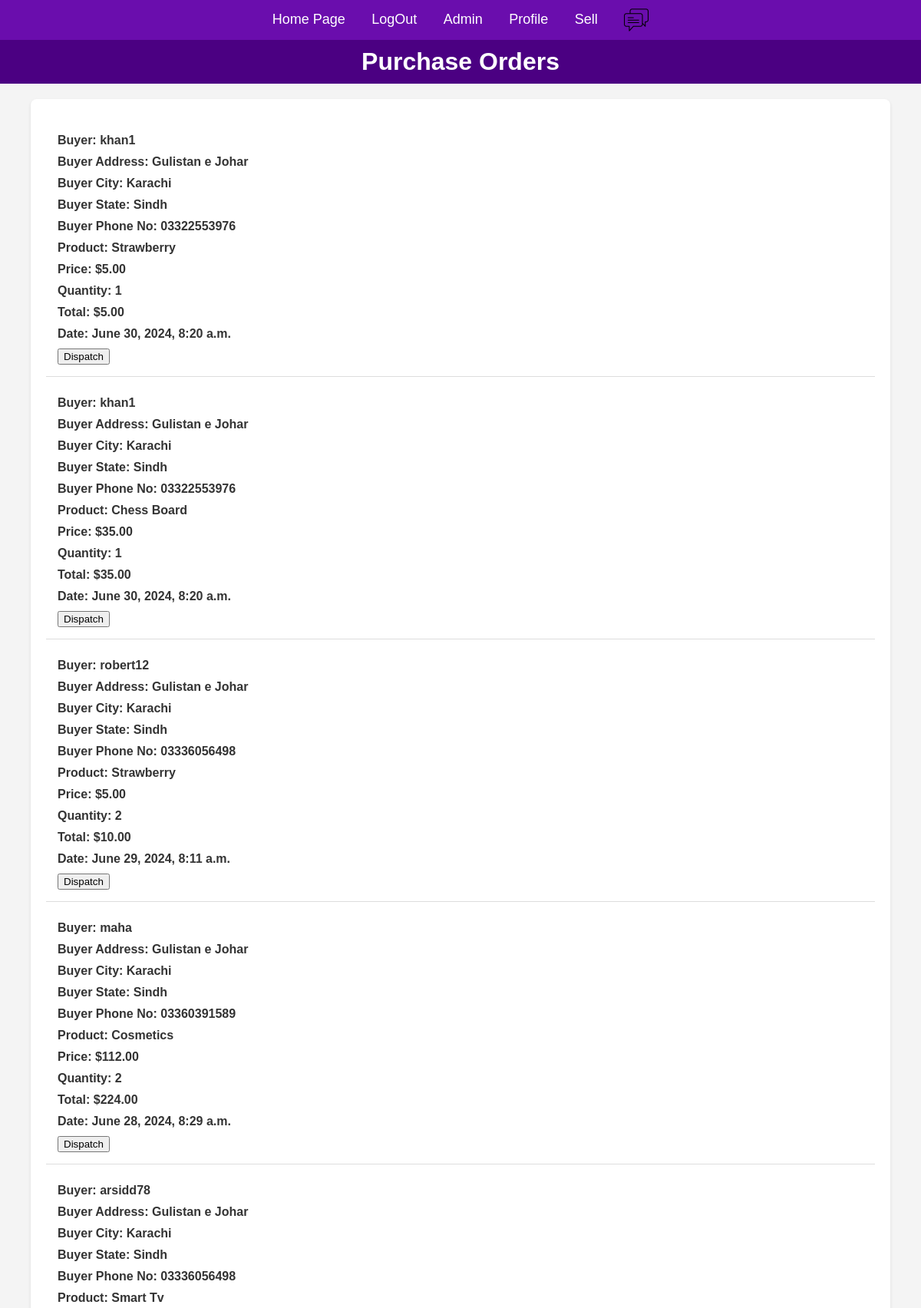
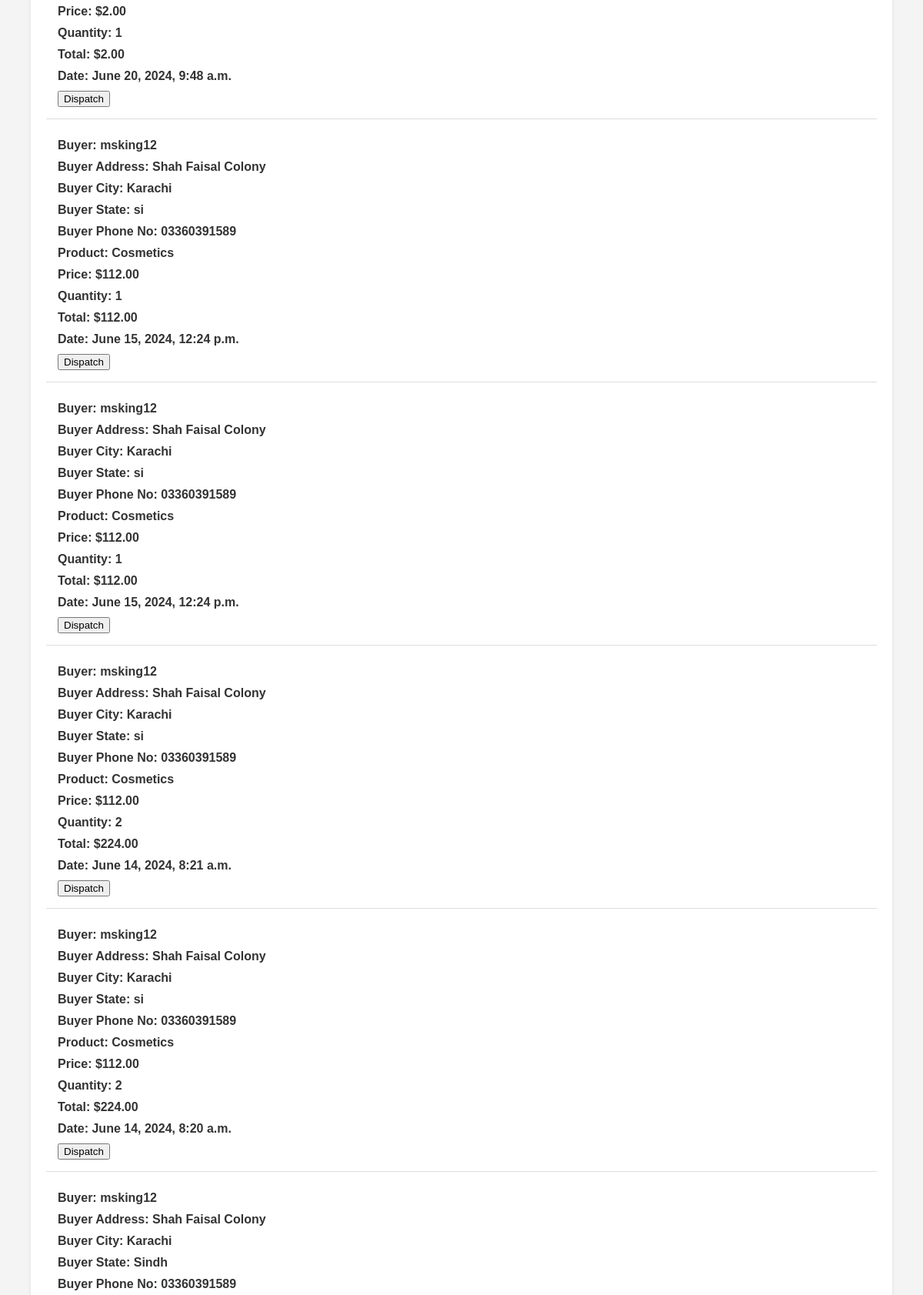
The app's page /member/purchase_orders/ (signed in, upper part) with its own data (2 pictures, top to bottom).
### product/models.py (models this page shows, shortened)
class Purchase(models.Model):
    product = models.ForeignKey(Products,on_delete=models.CASCADE)
    sellor = models.ForeignKey(User,on_delete=models.DO_NOTHING,related_name='sellor')
    quantity = models.PositiveIntegerField()
    price = models.DecimalField(max_digits=7,decimal_places=2)
    date = models.DateField(auto_now_add=True)
    posted_time = models.DateTimeField(auto_now_add= True)
    read = models.BooleanField(default=False)
    buyer = models.ForeignKey(User,on_delete=models.DO_NOTHING)
    buyer_phone = models.CharField(max_length=13)
    buyer_address = models.CharField(max_length=200)
    buyer_city = models.CharField(max_length=100)
    buyer_state = models.CharField(max_length=100)
    buyer_zip_code = models.CharField(max_length=10)

class Products(models.Model):
    name = models.ForeignKey(User,on_delete=models.CASCADE)
    product_name = models.CharField(max_length=200)
    product_description = models.TextField(max_length=500)
    product_price = models.DecimalField('Price',max_digits=7,decimal_places=2)
    product_discounted_price = models.DecimalField('Discounted Price',max_digits=7,decimal_places=2,null=True,blank=True)
    product_delivery_charge = models.IntegerField(default=0)
    product_tax_rate = models.DecimalField(decimal_places=3,max_digits=5, null= True, blank= True)
    product_specification = models.TextField(null= True, blank= True)
    product_posted_date = models.DateField( auto_now_add=True)
    product_images = models.ImageField(upload_to='products/')
    product_images2 = models.ImageField(null=True,blank=True,upload_to='products/')
    product_images3 = models.ImageField(null=True,blank=True,upload_to='products/')
    product_images4 = models.ImageField(null=True,blank=True,upload_to='products/')
    product_images5 = models.ImageField(null=True,blank=True,upload_to='products/')
    categories_choices = product_categories = {
    "ELECTRONICS": "Electronics",
    "CLOTHING & ACCESSORIES": "Clothing & Accessories",
    "HOME & KITCHEN": "Home & Kitchen",
    "BEAUTY & PERSONAL CARE": "Beauty & Personal Care",
    "HEALTH & FITNESS": "Health & Fitness",
    "TOYS & GAMES": "Toys & Games",
    "BOOKS & MEDIA": "Books & Media",
    "AUTOMOTIVE": "Automotive",
    "SPORTS & OUTDOORS": "Sports & Outdoors",
    "PET SUPPLIES": "Pet Supplies",
    "HOME APPLIANCES": "Home Appliances",
    "OFFICE SUPPLIES": "Office Supplies",
    "FURNITURE & DECOR": "Furniture & Decor",
    "JEWELRY & WATCHES": "Jewelry & Watches",
    "BABY & TODDLER": "Baby & Toddler",
    "FOOD & GROCERIES": "Food & Groceries",
    "ARTS & CRAFTS": "Arts & Crafts",
    "MUSICAL INSTRUMENTS": "Musical Instruments",
    "GARDEN & OUTDOOR LIVING": "Garden & Outdoor Living",
    "TRAVEL & LUGGAGE": "Travel & Luggage",
    "SMARTPHONE": "Smartphone",
    "LAPTOP": "Laptop",
    "CAMERA": "Camera",
    "TV": "TV",
    "HEADPHONE": "Headphone",
    "GADGET": "Gadget",
    "APPAREL": "Apparel",
    "BAG": "Bag",
    "JEWELRY": "Jewelry",
    "SUNGLASSES": "Sunglasses",
    "WATCH": "Watch",
    "HOME IMPROVEMENT": "Home Improvement",
    "DECOR": "Decor",
    "KITCHEN APPLIANCES": "Kitchen Appliances",
    "COOKWARE": "Cookware",
    "FURNITURE": "Furniture",
    "SKINCARE": "Skincare",
    "MAKEUP": "Makeup",
    "HAIRCARE": "Haircare",
    "GROOMING": "Grooming",
    "FRAGRANCES": "Fragrances",
    "EXERCISE EQUIPMENT": "Exercise Equipment",
    "NUTRITIONAL SUPPLEMENTS": "Nutritional Supplements",
    "FITNESS TRACKERS": "Fitness Trackers",
    "YOGA MATS": "Yoga Mats",
    "TOYS": "Toys",
    "BOARD GAMES": "Board Games",
    "PUZZLES": "Puzzles",
    "EDUCATIONAL TOYS": "Educational Toys",
    "OUTDOOR PLAY EQUIPMENT": "Outdoor Play Equipment",
    "BOOKS": "Books",
    "E-BOOKS": "E-books",
    "AUDIOBOOKS": "Audiobooks",
    "DVDS": "DVDs",
    "CDS": "CDs",
    "DIGITAL MEDIA": "Digital Media",
    "CAR PARTS": "Car Parts",
    "ACCESSORIES": "Accessories",
    "TOOLS": "Tools",
    "MAINTENANCE SUPPLIES": "Maintenance Supplies",
    "ELECTRONICS": "Electronics",
    "SPORTING EQUIPMENT": "Sporting Equipment",
    "CAMPING GEAR": "Camping Gear",
    "HIKING GEAR": "Hiking Gear",
    "OUTDOOR CLOTHING": "Outdoor Clothing",
    "FOOD": "Food",
    "TOYS": "Toys",
    "GROOMING PRODUCTS": "Grooming Products",
    "BEDS": "Beds",
    "CARRIERS": "Carriers",
    "LARGE APPLIANCES": "Large Appliances",
    "SMALL APPLIANCES": "Small Appliances",
    "STATIONERY": "Stationery",
    "DESK ORGANIZERS": "Desk Organizers",
    "PRINTERS": "Printers",
    "OFFICE FURNITURE": "Office Furniture",
    "TECHNOLOGY ACCESSORIES": "Technology Accessories",
    "SOFAS": "Sofas",
    "CHAIRS": "Chairs",
    "TABLES": "Tables",
    "LIGHTING FIXTURES": "Lighting Fixtures",
    "RUGS": "Rugs",
    "RINGS": "Rings",
    "NECKLACES": "Necklaces",
    "BRACELETS": "Bracelets",
    "EARRINGS": "Earrings",
    "WATCHES": "Watches",
    "CLOTHING": "Clothing",
    "DIAPERS": "Diapers",
    "FEEDING SUPPLIES": "Feeding Supplies",
    "STROLLERS": "Strollers",
    "TOYS": "Toys",
    "NON-PERISHABLE FOOD": "Non-perishable Food",
    "SNACKS": "Snacks",
    "BEVERAGES": "Beverages",
    "GOURMET FOODS": "Gourmet Foods",
    "SPICES": "Spices",
    "ART SUPPLIES": "Art Supplies",
    "CRAFTING MATERIALS": "Crafting Materials",
    "DIY KITS": "DIY Kits",
    "SEWING SUPPLIES": "Sewing Supplies",
    "GUITARS": "Guitars",
    "KEYBOARDS": "Keyboards",
    "DRUMS": "Drums",
    "VIOLINS": "Violins",
    "WIND INSTRUMENTS": "Wind Instruments",
    "GARDENING TOOLS": "Gardening Tools",
    "PLANTS": "Plants",
    "OUTDOOR FURNITURE": "Outdoor Furniture",
    "BBQ GRILLS": "BBQ Grills",
    "LUGGAGE SETS": "Luggage Sets",
    "BACKPACKS": "Backpacks",
    "TRAVEL ACCESSORIES": "Travel Accessories",
    "TOILETRIES": "Toiletries",
    "OUTDOOR GEAR": "Outdoor Gear"
    }
    product_category = models.CharField('category',max_length=100,choices=categories_choices)
    product_quantity = models.PositiveIntegerField()
    sellor_name = models.CharField(max_length=100)
    company_name = models.CharField(null= True, blank= True, max_length=200)
    product_website = models.URLField(null= True,blank=True)

### member/views.py (the view)
# urls.py: path('purchase_orders/',views.purchase_orders,name='purchase_orders'),
def purchase_orders(request):
    if request.user.is_authenticated:
        member = get_object_or_404(Member, user=request.user)
        purchases = Purchase.objects.filter(sellor = request.user).order_by('-posted_time')
        totals = []
        for purchase in purchases:
           total =  purchase.price * purchase.quantity
           totals.append(total)
        context = {'purchases':purchases,'data':zip(purchases,totals),'member':member}
        return render(request, 'member/purchase_orders.html', context)
    return redirect('registration:login')

### member/templates/member/purchase_orders.html (shortened to what this page needs)
{% load static %}
<!DOCTYPE html>
<html lang="en">
<head>
    <link rel="stylesheet" href="{% static 'member/purchase_orders_style.css' %}">
</head>
<body>
    <nav>
        <a href="{% url 'product:home' %}">Home Page</a>
        {% if request.user.is_authenticated %}
            <a href="{% url 'registration:signout' %}">LogOut</a>
        {% else %}
            <a href="{% url 'registration:login' %}">LogIn</a>
        {% endif %}
        <a href="/admin/">Admin</a>
        {% if member %}
        <a href="{% url 'member:profile' request.user.username %}">Profile</a>
        {% else %}
        <a href="{% url 'member:register' %}">Complete Profile</a>
        {% endif %}
        <a href="{% url 'member:add_product_page' %}">Sell</a>
        <a href="{% url 'chat:sellor-chat' %}"><img src="/media/logos/chat_logo.png" alt="chat" width="32"></a>
    </nav>
    <div class="header">
        <h1>Purchase Orders</h1>
    </div>
    <div class="container">
        {% for order, total in data %}
        <article>
            <h4>Buyer: {{order.buyer.username}}</h4>
            <h4>Buyer Address: {{order.buyer_address}}</h4>
            <h4>Buyer City: {{order.buyer_city}}</h4>
            <h4>Buyer State: {{order.buyer_state}}</h4>
            <h4>Buyer Phone No: {{order.buyer_phone}}</h4>
            <h4>Product: {{order.product.product_name}}</h4>
            <h4>Price: ${{order.price}}</h4>
            <h4>Quantity: {{order.quantity}}</h4>
            <h4>Total: ${{total}}</h4>
            <h4>Date: {{order.posted_time}}</h4>
            <button class="dispath-button" onclick=location.href="{% url 'member:dispatch' order.id %}">Dispatch</button>
        </article>
        {% endfor %}
    </div>
</body>
</html>

### member/static/member/purchase_orders_style.css (style rules this page uses)
body { font-family: Arial, sans-serif; background-color: #f4f4f4; margin: 0; padding: 0; }
nav { background-color: #6a0dad; padding: 10px; text-align: center; }
nav a { color: white; margin: 0 15px; text-decoration: none; font-size: 18px; }
nav img { vertical-align: middle; }
.header { background-color: #4b0082; color: white; padding: 10px 0; text-align: center; }
.header h1 { margin: 0; }
.container { width: 90%; margin: 20px auto; padding: 20px; background: white; box-shadow: 0 2px 4px rgba(0, 0, 0, 0.1); border-radius: 8px; }
article { padding: 15px; border-bottom: 1px solid #ddd; }
h4 { margin: 10px 0; color: #333; }

### records on screen
Purchase: buyer.username "khan1", buyer_address "Gulistan e Johar", buyer_city "Karachi", buyer_state "Sindh", buyer_phone "03322553976", product.product_name "Strawberry", price "5.00", quantity "1", posted_time "June 30, 2024, 8:20 a.m."
Purchase: buyer.username "khan1", buyer_address "Gulistan e Johar", buyer_city "Karachi", buyer_state "Sindh", buyer_phone "03322553976", product.product_name "Chess Board", price "35.00", quantity "1", posted_time "June 30, 2024, 8:20 a.m."
Purchase: buyer.username "robert12", buyer_address "Gulistan e Johar", buyer_city "Karachi", buyer_state "Sindh", buyer_phone "03336056498", product.product_name "Strawberry", price "5.00", quantity "2", total "10.00", posted_time "June 29, 2024, 8:11 a.m."
Purchase: buyer.username "maha", buyer_address "Gulistan e Johar", buyer_city "Karachi", buyer_state "Sindh", buyer_phone "03360391589", product.product_name "Cosmetics", price "112.00", quantity "2", total "224.00", posted_time "June 28, 2024, 8:29 a.m."
Purchase: buyer.username "arsidd78", buyer_address "Gulistan e Johar", buyer_city "Karachi", buyer_state "Sindh", buyer_phone "03336056498", product.product_name "Smart Tv", price "2.00", quantity "1", posted_time "June 20, 2024, 9:48 a.m."
Purchase: buyer.username "msking12", buyer_address "Shah Faisal Colony", buyer_city "Karachi", buyer_state "si", buyer_phone "03360391589", product.product_name "Cosmetics", price "112.00", quantity "1", posted_time "June 15, 2024, 12:24 p.m."
Purchase: buyer.username "msking12", buyer_address "Shah Faisal Colony", buyer_city "Karachi", buyer_state "si", buyer_phone "03360391589", product.product_name "Cosmetics", price "112.00", quantity "1", posted_time "June 15, 2024, 12:24 p.m."
Purchase: buyer.username "msking12", buyer_address "Shah Faisal Colony", buyer_city "Karachi", buyer_state "si", buyer_phone "03360391589", product.product_name "Cosmetics", price "112.00", quantity "2", total "224.00", posted_time "June 14, 2024, 8:21 a.m."
Purchase: buyer.username "msking12", buyer_address "Shah Faisal Colony", buyer_city "Karachi", buyer_state "si", buyer_phone "03360391589", product.product_name "Cosmetics", price "112.00", quantity "2", total "224.00", posted_time "June 14, 2024, 8:20 a.m."
Purchase: buyer.username "msking12", buyer_address "Shah Faisal Colony", buyer_city "Karachi", buyer_state "Sindh", buyer_phone "03360391589"
